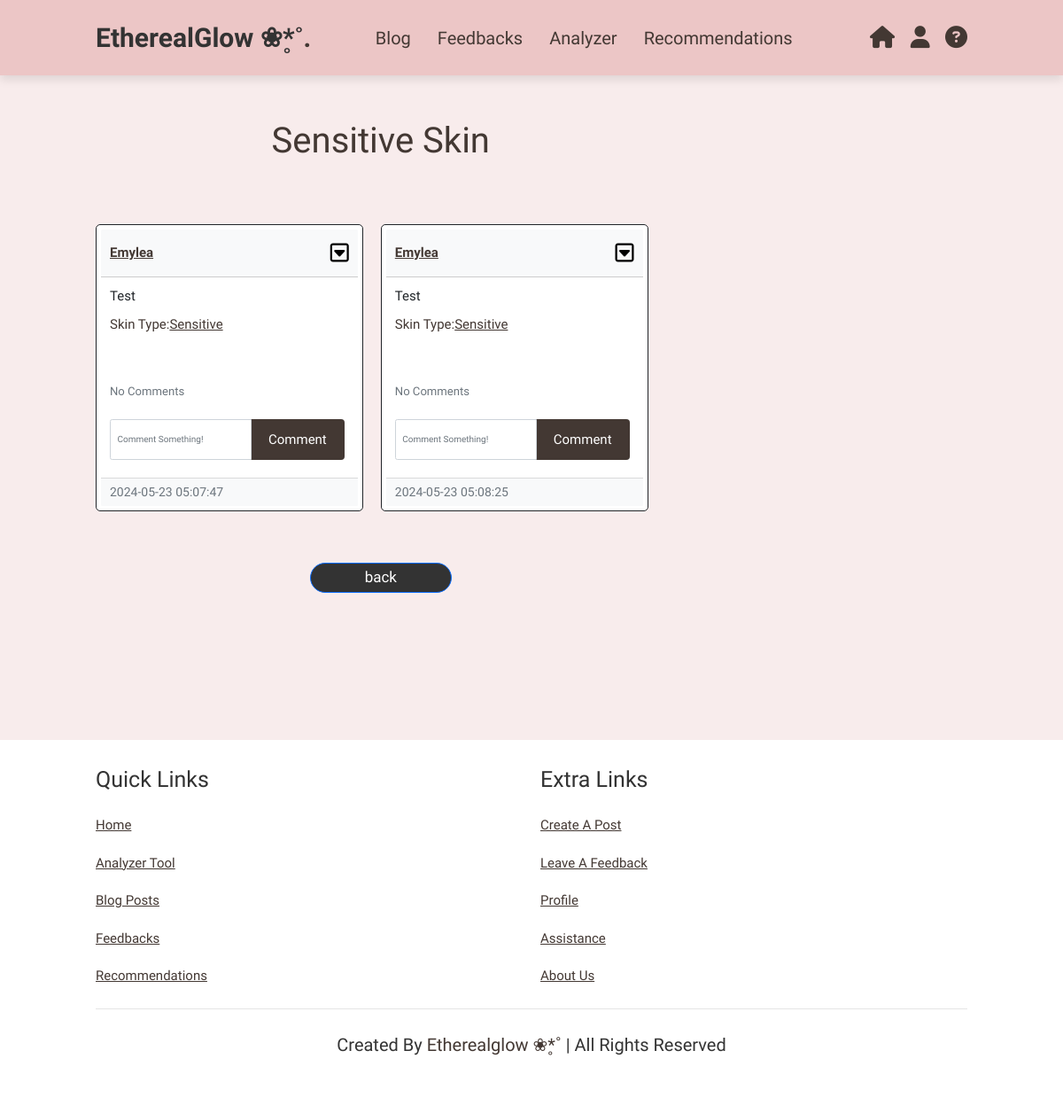
/share/Sensitive (signed in), run on an earlier commit of the app's database.
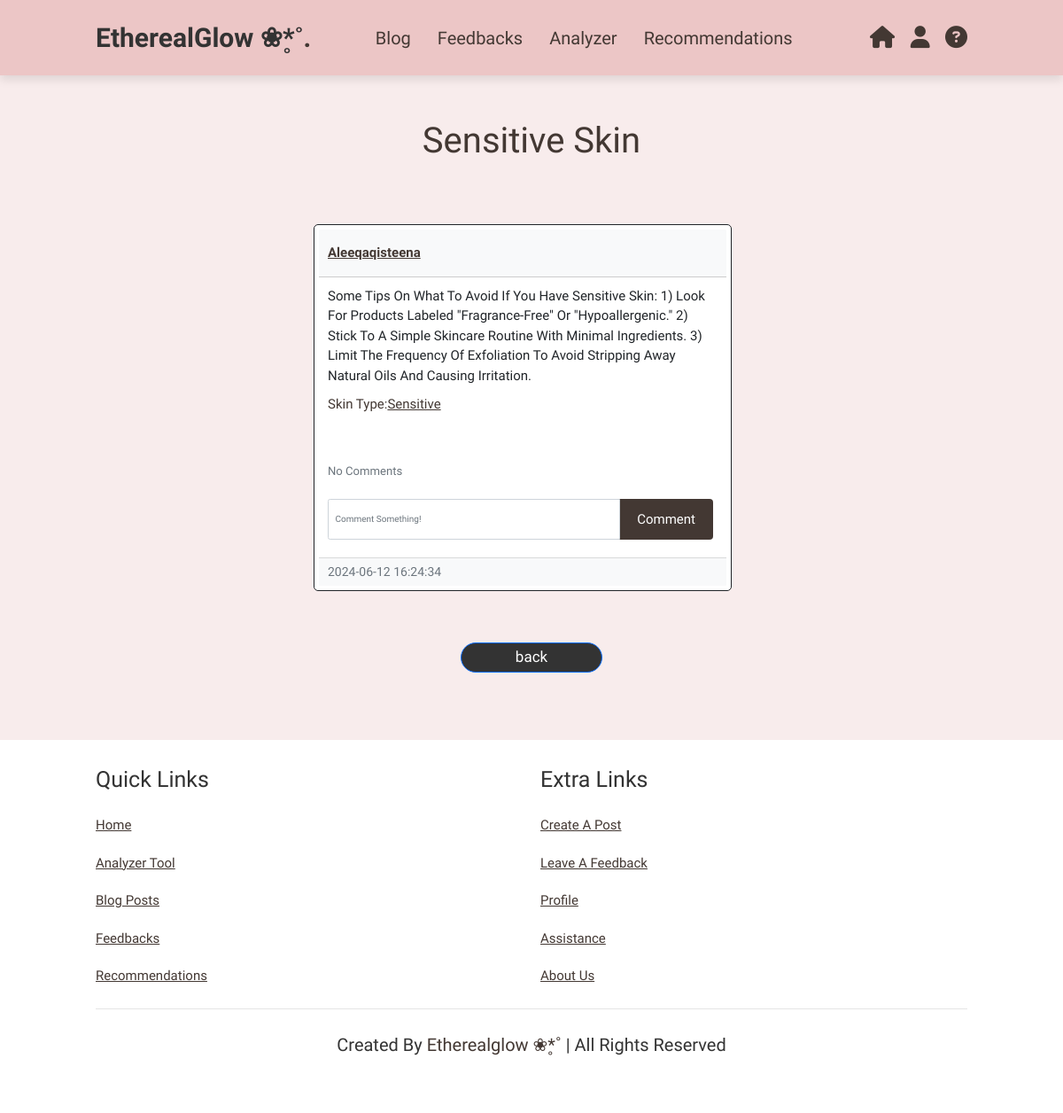
And on a later commit of the database.
### website/models.py (models this page shows)
class Post(db.Model):
    id = db.Column(db.Integer, primary_key=True)
    text = db.Column(db.Text, nullable=False)
    date_created = db.Column(db.DateTime(timezone=True), default=func.now())
    author = db.Column(db.Integer, db.ForeignKey('user.id', ondelete="CASCADE"), nullable=False)
    comments = db.relationship('Comment', backref='post', passive_deletes=True)
    skintype = db.Column(db.Text, nullable=False)

class User(db.Model, UserMixin):
    id = db.Column(db.Integer, primary_key=True)
    email = db.Column(db.String(150), unique=True)
    username = db.Column(db.String(150), unique=True)
    password = db.Column(db.String(150))
    date_created = db.Column(db.DateTime(timezone=True), default=func.now())
    posts = db.relationship('Post', backref='user', passive_deletes=True)
    feedbacks = db.relationship('Feedback', backref='author', passive_deletes=True)
    comments = db.relationship('Comment', backref='user', passive_deletes=True)
    skintype = db.Column(db.Text, nullable=False)
    products = db.relationship('Product', backref='author', passive_deletes=True)

### website/views.py (the view)
@views.route("/share/<skintype>")
@login_required
def share(skintype) :
    user= User.query.filter_by(skintype=skintype).first
    if not user :
        flash('No user with that skintype exists', category='error')
        return redirect(url_for(blog.html))
    posts = Post.query.filter_by(skintype=skintype).all()
    return render_template("skintype.html", user=current_user, posts=posts, skintype=skintype)

### website/__init__.py (called while the page is built)
def create_app():
    app = Flask(__name__)
    app.config['SECRET_KEY'] = "helloworld"
    app.config['SQLALCHEMY_TRACK_MODIFICATIONS'] = False
    app.config['SQLALCHEMY_DATABASE_URI'] = f'sqlite:///{DB_NAME}'
    app.config['UPLOAD_FOLDER'] = 'website\\static\\uploads'
    db.init_app(app)
    migrate.init_app(app, db)
    bcrypt.init_app(app)
    from website.views import views
    from website.auth import auth
    app.register_blueprint(views, url_prefix="/")
    app.register_blueprint(auth, url_prefix="/")
    from website.models import User, Post, Feedback, Comment, Product, User_Profile
    create_database(app)
    login_manager = LoginManager()
    login_manager.login_view = "auth.login"
    login_manager.init_app(app)
    @login_manager.user_loader
    def load_user(id):
        return User.query.get(int(id))
    return app

### website/templates/skintype.html (shortened to what this page needs)
{% extends "posts_div.html" %}
{% block header %}<h3>{{skintype}} Skin</h3>{% endblock %}
{% block footer %}
<br><br>
<div align="center">
    <a href=/Blog><button type="button" class = "btn btn btn-primary">back</button></a>
</div>
{% endblock %}

### website/templates/posts_div.html (shortened to what this page needs)
{% extends "base.html" %}
{% block content%}
<section class="posts" id="posts">
    <div class="content">
        {% block header %}{% endblock %}
        <div id="posts">
            {% for post in posts %}
            <br />
            <div class="card border-dark">
                <div class="card-header d-flex justify-content-between align-items-center">
                    <a href="/posts/{{post.user.username}}">{{post.user.username}}</a>
                     {% if user.id == post.author %}
                    <div class="btn-group">
                        <button
                        type="button"
                        class="fa-regular fa-square-caret-down"
                        data-bs-toggle="dropdown"
                        ></button>
                    </div>
                      {% endif %}
                </div>
                <div class="card-body">
                    <div class="card-text">{{post.text}}</div>
                        <p>Skin Type:<a href="/share/{{post.skintype}}">{{post.skintype}}</a></p>
                        <br />
                <p class="card-text">
                {% if post.comments|length > 0 %}
                    <a data-bs-toggle="collapse" href="#comments-{{post.id}}" role="button">
                        <small>View {{post.comments|length}} Comments</small>
                    </a>
                {% else %}
                        <small class="text-muted">No Comments</small>
                {% endif %}
                </p>
                <form class="input-group mb-3" method="POST" action="/create-comment/{{post.id}}">
                    <input type="text" id="text" name="text" class="form-control" placeholder="Comment something!" required>
                    <input type="submit" value="Comment">
                </form>
            </div>
        <div class="card-footer text-muted">{{post.date_created}}</div>
      </div>
      <br /> {% endfor %}
    </div>
    {% block footer %}{% endblock %}
  </div>
</section>
    {% endblock %}

What changed in the data, as far as the page shows it:
no longer on this page (row edited): Post: user.username "Emylea", text "Test", skintype "Sensitive", date_created "2024-05-23 05:07:47"
no longer on this page (row edited): Post: user.username "Emylea", text "Test", skintype "Sensitive", date_created "2024-05-23 05:08:25"
now on this page (row edited): Post: skintype "Sensitive", user.username "Aleeqaqisteena", text "Some Tips On What To Avoid If You Have Sensitive Skin: 1) Look For Products Labeled \"fragrance-Free\" Or \"hypoallergenic.\" 2) Stick To A Simple Skincare Routine With Minimal Ingredients. 3) Limit The Frequency Of Exfoliation To Avoid Stripping Away Natural Oils And Causing Irritation.", date_created "2024-06-12 16:24:34"
Also different on the page:
{{ skintype }}: "Sensitive" → (not shown)
